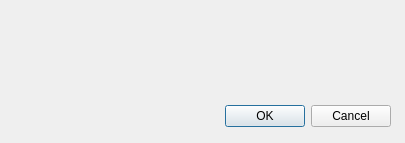
<?xml version="1.0" encoding="UTF-8"?>
<ui version="4.0">
 <class>Dialog</class>
 <widget class="QDialog" name="Dialog">
  <property name="geometry">
   <rect>
    <x>0</x>
    <y>0</y>
    <width>405</width>
    <height>143</height>
   </rect>
  </property>
  <property name="windowTitle">
   <string>Dialog</string>
  </property>
  <widget class="QDialogButtonBox" name="buttonBox">
   <property name="geometry">
    <rect>
     <x>50</x>
     <y>100</y>
     <width>341</width>
     <height>32</height>
    </rect>
   </property>
   <property name="orientation">
    <enum>Qt::Horizontal</enum>
   </property>
   <property name="standardButtons">
    <set>QDialogButtonBox::Cancel|QDialogButtonBox::Ok</set>
   </property>
  </widget>
 </widget>
 <resources/>
 <connections>
  <connection>
   <sender>buttonBox</sender>
   <signal>accepted()</signal>
   <receiver>Dialog</receiver>
   <slot>accept()</slot>
   <hints>
    <hint type="sourcelabel">
     <x>248</x>
     <y>254</y>
    </hint>
    <hint type="destinationlabel">
     <x>157</x>
     <y>274</y>
    </hint>
   </hints>
  </connection>
  <connection>
   <sender>buttonBox</sender>
   <signal>rejected()</signal>
   <receiver>Dialog</receiver>
   <slot>reject()</slot>
   <hints>
    <hint type="sourcelabel">
     <x>316</x>
     <y>260</y>
    </hint>
    <hint type="destinationlabel">
     <x>286</x>
     <y>274</y>
    </hint>
   </hints>
  </connection>
 </connections>
</ui>
